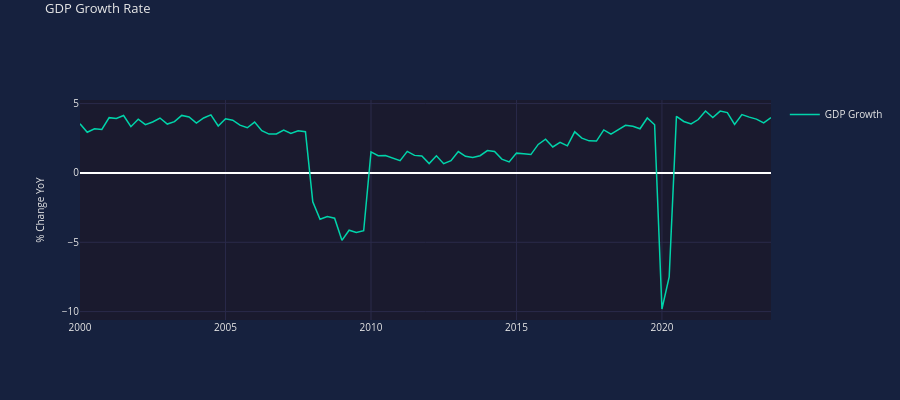

Notebook code cell kept with this figure:
### Markdown cell above
## 1. Single Subplot Chart

A simple chart showing GDP growth rate over time.

### Code cell
dates, values = generate_gdp_data()

chart = EconChart(num_rows=1, height=400)
chart.add_line(row=1, x=dates, y=values, name='GDP Growth', color='#00d4aa')
chart.set_title('GDP Growth Rate')
chart.set_yaxis(row=1, title='% Change YoY')
chart.add_hline(row=1, y=0)
chart.enable_unified_spikeline()
chart.show()
